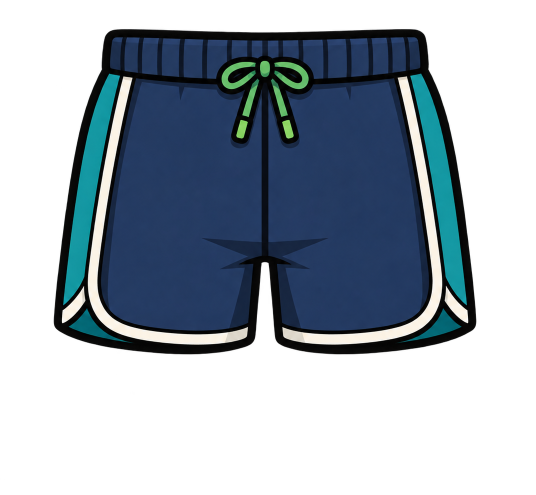
#> input picture frontend/assets/character/curated/bottom/everydaytrainingshorts.png, 1071 x 990 px, found by its file name (shown at 1/2 size); its folder holds only this picture in this run
$ python cut-wardrobe-6.py
#> lines starting #> are read from the running program, lines starting #| are printed output that depends on the picture; after the words box and inside, x2 and y2 are one past the last pixel; in counts of white or black regions, pixels touching at a corner belong together
"""Cut, dedupe and classify the wave-6 wardrobe (C:\\Users\\user\\Desktop\\bottom).

230 files, one garment per file, already on transparency. Two things have to be
worked out rather than assumed:

  SLOT      the folder is bottoms AND shoes mixed together. Canvas orientation
            separates them cleanly: a garment is drawn on the 1024x1536
            portrait canvas, a pair of shoes on the 1536x1024 landscape one.

  FAMILY    what KIND of bottom, because that is what sets the placement.
            The tell is the crotch: shorts and trousers are drawn with a gap
            between the legs, so the bottom-centre of the art is transparent;
            a skirt's hem is solid all the way across. Height over width then
            splits shorts from trousers. Nothing here is eyeballed per item —
            230 pieces is far too many to hand-classify, and a rule that can be
            re-run survives the next batch.

Several sheets were exported twice (and one file is a contact sheet of the
whole set, not a garment). Duplicates are dropped by content hash, and anything
holding more than a handful of separate ink blobs is not one garment.

Writes trimmed PNGs + a classification json to scripts/out6/.
"""
import hashlib
import json
import os

import numpy as np
from PIL import Image
from scipy import ndimage

SRC = r"C:\Users\user\Desktop\bottom"
HERE = os.path.dirname(os.path.abspath(__file__))
OUT = os.path.join(HERE, "out6")
MAX_DIM = 420

# Colour naming — the catalogue wants a colourway per piece and 200 of them
# cannot be typed by hand. Nearest of these in RGB to the garment's dominant
# opaque colour, ignoring the black outline.
COLOURS = [
    ("Black", (34, 34, 38)), ("Charcoal", (74, 78, 84)), ("Grey", (150, 154, 160)),
    ("White", (242, 242, 240)), ("Cream", (238, 228, 200)), ("Sand", (214, 186, 138)),
    ("Tan", (186, 146, 100)), ("Brown", (120, 82, 52)), ("Maroon", (128, 36, 48)),
    ("Red", (214, 52, 46)), ("Coral", (240, 128, 112)), ("Orange", (238, 126, 34)),
    ("Yellow", (240, 200, 48)), ("Olive", (124, 132, 70)), ("Green", (68, 140, 84)),
    ("Mint", (168, 220, 190)), ("Teal", (44, 140, 140)), ("Sky", (150, 196, 232)),
    ("Blue", (52, 104, 186)), ("Navy", (38, 52, 92)), ("Lilac", (196, 176, 230)),
    ("Purple", (126, 74, 178)), ("Pink", (238, 150, 180)), ("Blush", (242, 196, 196)),
]


def colour_name(a):
    m = a[..., 3] > 200
    rgb = a[..., :3][m].astype(int)
    if not len(rgb):
        return "Grey"
    # Drop the ink outline AND the big white highlight this style paints down
    # the front of every garment — leaving it in made two thirds of the
    # wardrobe "White". Only fall back to the light pixels when nothing else
    # is left, which is how a genuinely white piece still gets named.
    body = rgb[(rgb.mean(1) > 55) & (rgb.mean(1) < 232)]
    if len(body) > 60:
        rgb = body
    else:
        keep = rgb.mean(1) > 55
        if keep.sum() > 40:
            rgb = rgb[keep]
    # the modal colour, not the mean: a mean smears a two-tone piece into mud
    q = (rgb // 24) * 24
    keys, counts = np.unique(q, axis=0, return_counts=True)
    dom = keys[counts.argmax()] + 12
    d = [(float(np.abs(dom - np.array(c)).sum()), n) for n, c in COLOURS]
    return min(d)[1]


# [58 lines left out: functions row_gap, has_legs, classify, not called in this run]


def main():
    os.makedirs(OUT, exist_ok=True)
    files = sorted(f for f in os.listdir(SRC) if f.lower().endswith(".png"))
    seen = {}
    rows = []
    skipped = []
    for f in files:
        im = Image.open(os.path.join(SRC, f)).convert("RGBA")
#> im is the input picture: PIL image 1071x990 RGBA; mean R, G, B, A 19.4, 30.4, 40.8, 115
        slot = "bottom" if im.height > im.width else "footwear"
#> slot = 'footwear'
        a = np.asarray(im).copy()
        box = Image.fromarray(a, "RGBA").getbbox()
#> box = (0, 0, 1071, 990)
        if box is None:
            skipped.append((f, "empty"))
            continue
        a = a[box[1]:box[3], box[0]:box[2]]

        # a contact sheet of the whole wardrobe is not a garment
        lab, n = ndimage.label(ndimage.binary_closing(a[..., 3] > 40, np.ones((9, 9))))
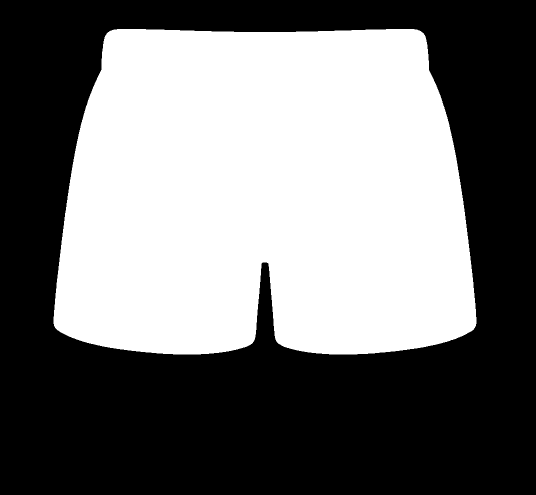
#> lab: shape (990, 1071) int32 (shown at 1/2 size); values 0 (black) and 1 (white), 45.6% white; 1 white region, box (x1, y1, x2, y2) and area: (107, 58, 953, 709) 483739
#> n = 1
        if n:
            sizes = ndimage.sum(a[..., 3] > 40, lab, range(1, n + 1))
#> sizes = [483736]
            big = int((sizes > 0.02 * sizes.max()).sum())
#> big = 1
            if big > (4 if slot == "footwear" else 3):
                skipped.append((f, f"{big} separate blobs"))
                continue

        digest = hashlib.md5(a.tobytes()).hexdigest()
#> digest = '557446032c698259717b2699ce7a2542'
        if digest in seen:
            skipped.append((f, f"duplicate of {seen[digest]}"))
            continue
        seen[digest] = f

        fam, ratio = classify(a) if slot == "bottom" else ("shoes", a.shape[0] / a.shape[1])
#> fam = 'shoes'; ratio = 0.924
        im2 = Image.fromarray(a, "RGBA")
        if max(im2.size) > MAX_DIM:
            s = MAX_DIM / max(im2.size)
#> s = 0.392
            im2 = im2.resize((max(1, round(im2.width * s)), max(1, round(im2.height * s))),
                             Image.LANCZOS)
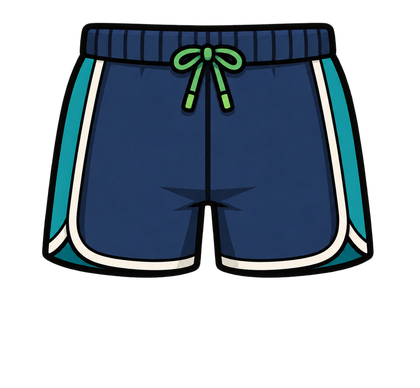
#> im2: PIL image 420x388 RGBA; mean R, G, B, A 19.4, 30.4, 40.6, 115; transparent parts drawn white
        key = f"{slot[0]}{len([r for r in rows if r['slot'] == slot]):03d}"
#> key = 'f000'
        im2.save(os.path.join(OUT, f"{key}.png"), optimize=True)
        rows.append(dict(key=key, src=f, slot=slot, family=fam,
                         colour=colour_name(a), ratio=round(float(ratio), 3),
                         w=im2.width, h=im2.height))
#> in colour_name, `m = a[..., 3] > 200`:
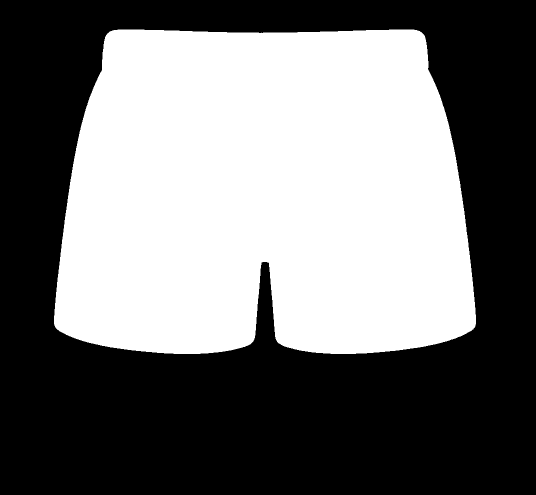
#> m: shape (990, 1071) bool (shown at 1/2 size); 45.4% white; 1 white region, box (x1, y1, x2, y2) and area: (108, 59, 952, 708) 480876
#> in colour_name, `keys, counts = np.unique(q, axis=0, return_counts=True)`: keys = 104 rows, first 8: [0, 48, 72], [0, 72, 72], [0, 72, 96], [0, 96, 96], [0, 96, 120], [0, 120, 120], [0, 120, 144], [0, 144, 144]; counts = 104 values, max 226886 at index 12, min 1 at index 0, mean 3075
#> in colour_name, `dom = keys[counts.argmax()] + 12`: dom = [36, 60, 108]
#> in colour_name, `d = [(float(np.abs(dom - np.array(c)).sum()), n) for n, c in COLOURS]`: d = 24 items, first 6: (98, 'Black'), (80, 'Charcoal'), (260, 'Grey'), (520, 'White'), (462, 'Cream'), (334, 'Sand')

    json.dump(rows, open(os.path.join(HERE, "wardrobe6.json"), "w"), indent=1)
    from collections import Counter
    print(f"{len(files)} files -> {len(rows)} pieces, {len(skipped)} skipped")
#| 1 files -> 1 pieces, 0 skipped
    print("  by slot  :", dict(Counter(r["slot"] for r in rows)))
#|   by slot  : {'footwear': 1}
    print("  by family:", dict(Counter(r["family"] for r in rows)))
#|   by family: {'shoes': 1}
    print("  colours  :", dict(Counter(r["colour"] for r in rows).most_common()))
#|   colours  : {'Navy': 1}
    for f, why in skipped[:8]:
        print(f"   skip {f[-18:]}: {why}")
    if len(skipped) > 8:
        print(f"   ... and {len(skipped) - 8} more")


if __name__ == "__main__":
    main()

$ run again, on frontend/assets/character/curated/bottom/sagetennisskirt.png
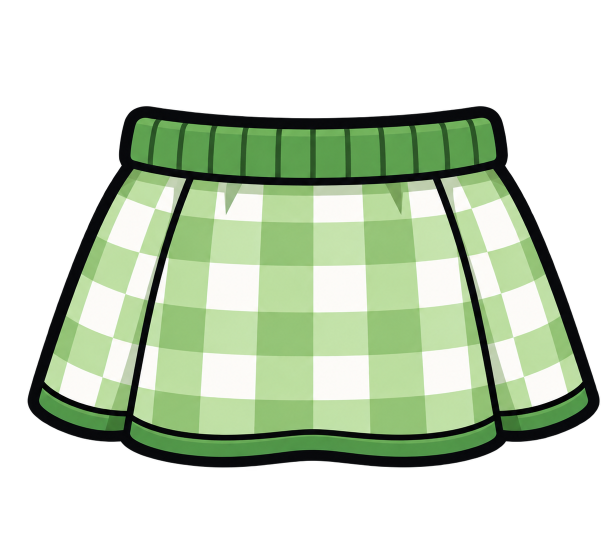
#> input picture frontend/assets/character/curated/bottom/sagetennisskirt.png, 1204 x 1096 px, found by its file name (shown at 1/2 size)
#> in main, im is the input picture: PIL image 1204x1096 RGBA; mean R, G, B, A 74.2, 88.2, 66.3, 126.9
#> box = (0, 0, 1204, 1096)
#> in main, `lab, n = ndimage.label(ndimage.binary_closing(a[..., 3] > 40, np.ones(..`:
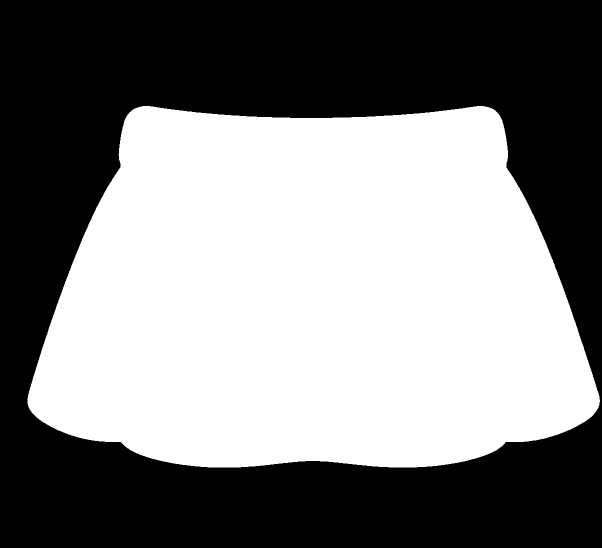
#> lab: shape (1096, 1204) int32 (shown at 1/2 size); values 0 (black) and 1 (white), 50.1% white; 1 black region, box (x1, y1, x2, y2) and area: (0, 0, 1204, 1096) 657830
#> n = 1
#> sizes = [661731]
#> big = 1
#> digest = '8a8679517736bccd2e475ebf70ce9e6d'
#> fam = 'shoes'; ratio = 0.91
#> in colour_name, `m = a[..., 3] > 200`:
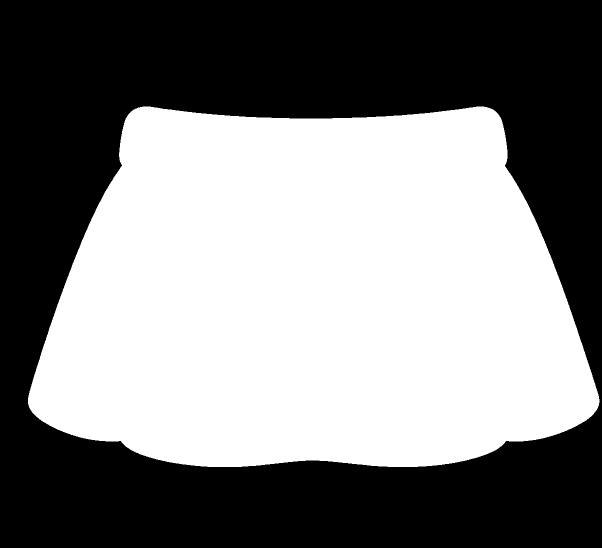
#> m: shape (1096, 1204) bool (shown at 1/2 size); 49.9% white; 1 white region, box (x1, y1, x2, y2) and area: (56, 213, 1199, 934) 658777
#> keys = 82 rows, first 8: [24, 72, 24], [24, 72, 48], [24, 96, 24], [48, 48, 24], [48, 48, 48], [48, 72, 24], [48, 72, 48], [48, 72, 72]; counts = 82 values, max 125297 at index 64, min 1 at index 7, mean 5202.5
#> dom = [180, 228, 156]
#> d = 24 items, first 6: (458, 'Black'), (328, 'Charcoal'), (108, 'Grey'), (160, 'White'), (102, 'Cream'), (94, 'Sand')
#| 1 files -> 1 pieces, 0 skipped
#|   by slot  : {'footwear': 1}
#|   by family: {'shoes': 1}
#|   colours  : {'Mint': 1}
